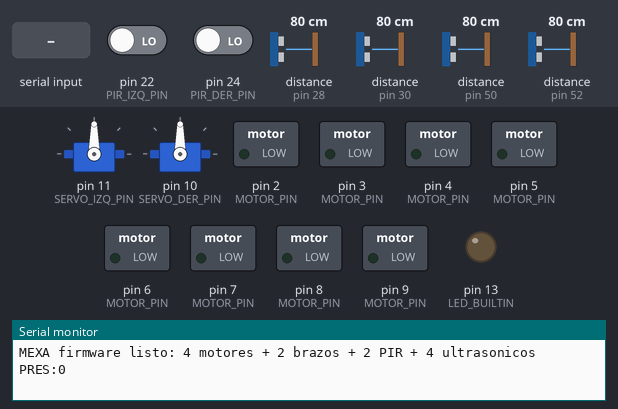
This sketch was run on a simulated Arduino Mega 2560, built with avr-gcc and run on an emulated ATmega2560. On the bench: 2 × servo, switched loads named in the sketch (green lamp = pin HIGH), output pins drawn as LEDs (lit = HIGH), the last lines printed to the serial monitor. The test bench sets the inputs (shaded band); at power-on: pin 22 (PIR_IZQ_PIN) LOW, pin 24 (PIR_DER_PIN) LOW, distance to the obstacle (sensors on pin 28, pin 30, pin 50, pin 52) 80 cm. The echo pulse lasts 58.3 µs per cm; pins used as bus, display or sensor lines are not drawn.

Above: at 1.2 s.
1.3 s: "H" received over Serial
At 2.05 s:
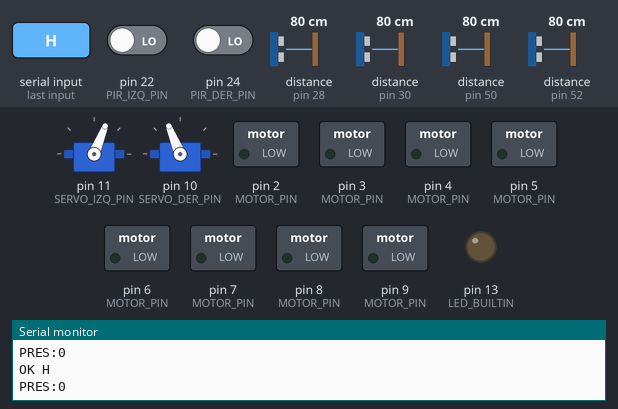
4.3 s: "PRES:1\n" received over Serial
At 5.4 s:
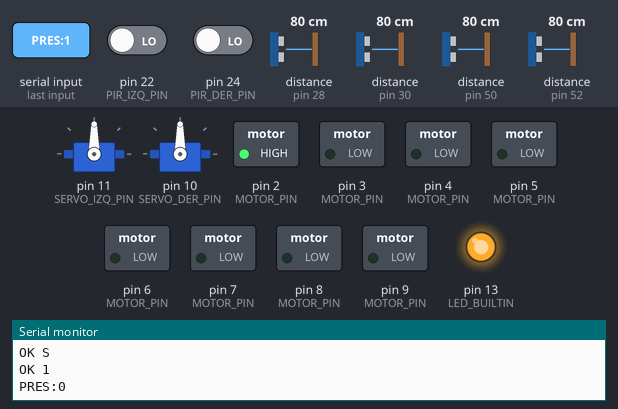
5.8 s: "L" received over Serial
At 6.1 s:
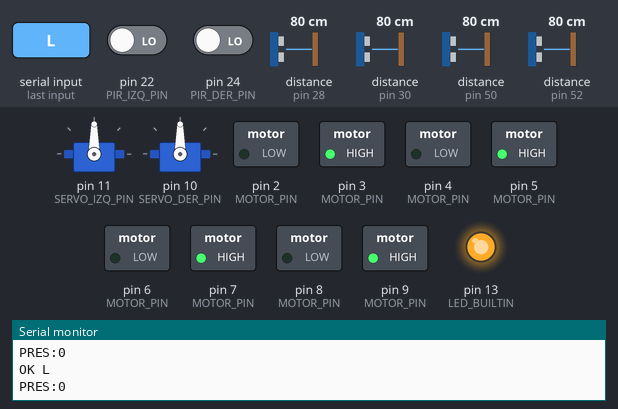
7.3 s: "F" received over Serial
At 8.5 s:
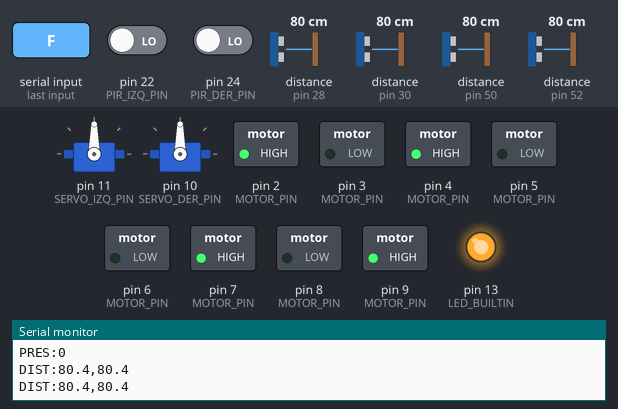
8.8 s: "B" received over Serial
At 9.6 s:
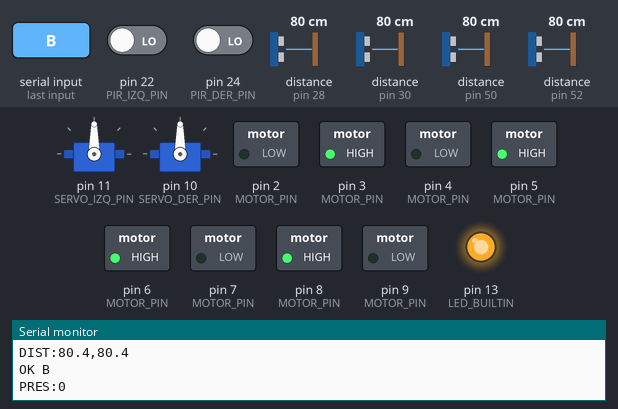
10.3 s: "2" received over Serial
At 10.8 s:
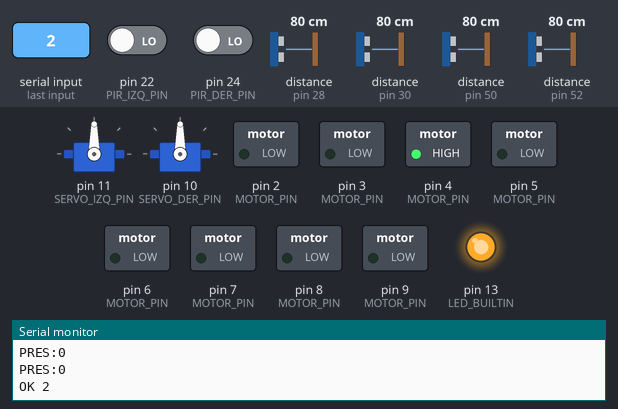
Timing chart, 0 to 12.8 s (numbered marks = the images above; inputs shaded):
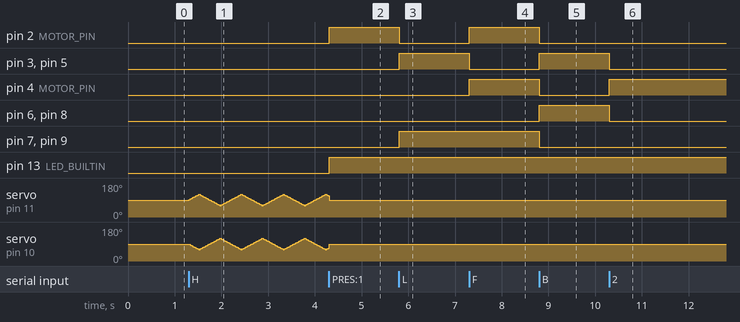

The sketch:

mexa.ino
```cpp
// ============================================================
//  MEXA — Firmware del Arduino (un solo Arduino para todo)
//  ESTADO: 4 motores DC + 2 servos de brazos activos.
//  Los brazos usan la librería Servo con gesto NO bloqueante
//  (barrido por millis(), para no frenar la lectura serial).
//
//  PINOUT MOTORES (4 motores, puente(s) H tipo MX1508):
//    Motor 0  ->  D2, D3
//    Motor 1  ->  D4, D5
//    Motor 2  ->  D6, D7
//    Motor 3  ->  D8, D9
//
//  AGRUPACIÓN (provisional — ajustar tras identificar):
//    LADO IZQUIERDO  = Motor 0 + Motor 1
//    LADO DERECHO    = Motor 2 + Motor 3
//
//  PROTOCOLO SERIAL (9600 baud, comandos de 1 letra):
//    Conducir:  F=adelante  B=atrás  R=derecha  L=izquierda  S=stop
//    Identificar (mueve UN solo motor hacia "adelante"):
//               1=Motor0  2=Motor1  3=Motor2  4=Motor3
//    Brazos:    H=gesticular (hablando)  P=volver a reposo
//               Servos: brazo derecho -> D10 ; brazo izquierdo -> D11
//
//  PRESENCIA (2x PIR HC-SR501, leídos por el Arduino):
//    PIR derecho  -> D24 ; PIR izquierdo -> D22
//    Se reporta a la Pi por serial: "PRES:1"/"PRES:0" (lógica OR de
//    ambos PIR), al cambiar de estado + heartbeat cada 1s.
//
//  ULTRASÓNICOS (4x HC-SR04). El Mega tolera 5V en sus entradas →
//  los ECHO van directo, sin divisor de tensión.
//
//    LATERALES — evitan raspar una pared AL GIRAR:
//      Derecho   TRIG -> D29 ; ECHO -> D28
//      Izquierdo TRIG -> D31 ; ECHO -> D30
//      Durante un giro (R/L) frena si el lateral de ese lado está más
//      cerca que UMBRAL_PARED_CM.
//
//    FRONTALES — miden la distancia A LA PERSONA al avanzar:
//      Derecho   TRIG -> D53 ; ECHO -> D52
//      Izquierdo TRIG -> D51 ; ECHO -> D50
//      Durante un avance (F) reportan la distancia a la Pi y frenan solos
//      si alguien queda a menos de FRENO_PERSONA_CM.
//
//  POR QUÉ EL FRENO VIVE ACÁ Y NO EN LA PI: es un REFLEJO, no una
//  decisión. La Pi puede estar decodificando voz o sintetizando TTS
//  cuando el visitante da un paso al frente; el Arduino no. La Pi decide
//  A QUÉ DISTANCIA quiere quedarse (usando "DIST:"); el Arduino sólo
//  garantiza que MEXA no atropelle a nadie.
//
//  PROTOCOLO DE SALIDA (Arduino -> Pi, líneas terminadas en '\n'):
//    "OK <cmd>"        eco de comando
//    "PRES:0/1"        presencia (PIR)
//    "WALL:I/D"        frenó por pared lateral al girar
//    "DIST:<izq>,<der>" distancia frontal en cm (999 = nada a la vista)
//    "STOP:<cm>"       frenó solo: alguien demasiado cerca al frente
//
//  DIAGNÓSTICO: banner al arrancar + "OK <cmd>" por comando +
//  LED de la placa (pin 13) encendido = hay orden de motor activa.
//
//  ALIMENTACIÓN: VM del driver -> + de la pila ; GND del driver
//  -> - de la pila Y TAMBIÉN al GND del Arduino (tierra común).
// ============================================================

#include <Servo.h>

// ── Motores ──────────────────────────────────────────────────
// Cada motor: {pinA, pinB}. dir +1 → A=HIGH,B=LOW ; -1 → A=LOW,B=HIGH ; 0 → ambos LOW
const uint8_t MOTOR_PIN[4][2] = {
    {2, 3},   // Motor 0  (tecla 1) — lado IZQUIERDO
    {4, 5},   // Motor 1  (tecla 2) — lado IZQUIERDO
    {6, 7},   // Motor 2  (tecla 3) — lado DERECHO
    {8, 9},   // Motor 3  (tecla 4) — lado DERECHO
};

// Sentido por motor. Los del lado DERECHO están montados en espejo y
// giran al revés → se invierten por software (sin tocar cables).
// Si alguno sigue al revés, cambiá su true/false acá.
const bool INVERTIR[4] = { false, false, true, true };

void motor(uint8_t i, int dir) {
    if (INVERTIR[i]) dir = -dir;
    digitalWrite(MOTOR_PIN[i][0], dir > 0 ? HIGH : LOW);
    digitalWrite(MOTOR_PIN[i][1], dir < 0 ? HIGH : LOW);
}

// Agrupación de lados: izquierda = motores 0,1 ; derecha = motores 2,3
void ladoIzq(int dir) { motor(0, dir); motor(1, dir); }
void ladoDer(int dir) { motor(2, dir); motor(3, dir); }

void detenerTodo() {
    for (uint8_t i = 0; i < 4; i++) motor(i, 0);
}

// Mueve UN solo motor hacia adelante, frena los demás (identificación)
void soloMotor(uint8_t i) {
    detenerTodo();
    motor(i, +1);
}

void led(bool encendido) {
    digitalWrite(LED_BUILTIN, encendido ? HIGH : LOW);
}

// ── Brazos (servos) ──────────────────────────────────────────
// Gesto no bloqueante: al recibir 'H' los brazos oscilan entre
// BRAZO_MIN y BRAZO_MAX; con 'P' vuelven a BRAZO_REPOSO.
// Ajustá los ángulos según el montaje mecánico real.
const uint8_t SERVO_DER_PIN = 10;
const uint8_t SERVO_IZQ_PIN = 11;

const int BRAZO_REPOSO = 90;   // ángulo en reposo
const int BRAZO_MIN    = 60;   // extremos del barrido al hablar
const int BRAZO_MAX    = 120;
const int BRAZO_PASO   = 2;    // grados por actualización
const unsigned long BRAZO_INTERVALO_MS = 15;  // velocidad del gesto

Servo brazoIzq, brazoDer;
bool animandoBrazos = false;
int  brazoAng = BRAZO_REPOSO;
int  brazoDir = +1;
unsigned long brazoUltimo = 0;

void brazosReposo() {
    brazoAng = BRAZO_REPOSO;
    brazoIzq.write(BRAZO_REPOSO);
    brazoDer.write(180 - BRAZO_REPOSO);  // espejo: brazo derecho montado invertido
}

void actualizarBrazos() {
    if (!animandoBrazos) return;
    unsigned long ahora = millis();
    if (ahora - brazoUltimo < BRAZO_INTERVALO_MS) return;
    brazoUltimo = ahora;

    brazoAng += brazoDir * BRAZO_PASO;
    if (brazoAng >= BRAZO_MAX) { brazoAng = BRAZO_MAX; brazoDir = -1; }
    if (brazoAng <= BRAZO_MIN) { brazoAng = BRAZO_MIN; brazoDir = +1; }

    brazoIzq.write(brazoAng);
    brazoDer.write(180 - brazoAng);      // espejo para gesto simétrico
}

// ── Presencia (2x PIR) ───────────────────────────────────────
// Los PIR los lee el Arduino (antes los leía la Pi). La presencia
// es la OR de ambos: con que UNO detecte movimiento, hay persona.
const uint8_t PIR_DER_PIN = 24;
const uint8_t PIR_IZQ_PIN = 22;

bool presenciaPrev = false;
unsigned long presenciaUltimoLatido = 0;
const unsigned long PRESENCIA_LATIDO_MS = 1000;  // heartbeat a la Pi

void reportarPresencia(bool hay) {
    Serial.print("PRES:");
    Serial.println(hay ? 1 : 0);
}

// Lee los PIR y avisa a la Pi al cambiar de estado + heartbeat 1s.
void actualizarPresencia() {
    bool hay = (digitalRead(PIR_DER_PIN) == HIGH) ||
               (digitalRead(PIR_IZQ_PIN) == HIGH);
    unsigned long ahora = millis();
    if (hay != presenciaPrev || ahora - presenciaUltimoLatido >= PRESENCIA_LATIDO_MS) {
        presenciaPrev = hay;
        presenciaUltimoLatido = ahora;
        reportarPresencia(hay);
    }
}

// ── Ultrasónicos (4x HC-SR04) ─────────────────────────────────
// Laterales: evasión de paredes al girar. Frontales: distancia a la persona.
const uint8_t TRIG_DER = 29, ECHO_DER = 28;
const uint8_t TRIG_IZQ = 31, ECHO_IZQ = 30;
const uint8_t TRIG_FRENTE_DER = 53, ECHO_FRENTE_DER = 52;
const uint8_t TRIG_FRENTE_IZQ = 51, ECHO_FRENTE_IZQ = 50;

const float UMBRAL_PARED_CM  = 15.0;  // ⚙ pared "demasiado cerca" al girar
// Piso de seguridad frente a una PERSONA. Es el último recurso, no el
// objetivo: la Pi frena antes usando "DIST:". Si esto llega a dispararse,
// es que la persona dio un paso hacia MEXA mientras avanzaba.
const float FRENO_PERSONA_CM = 25.0;  // ⚙ CALIBRAR en el robot real

const unsigned long MEDIR_INTERVALO_MS = 60;   // cada cuánto se MIDE
// Cada cuánto se REPORTA la distancia a la Pi. Medir y reportar son cosas
// distintas: el freno es un reflejo y necesita medir seguido, pero la Pi sólo
// necesita saber cuánto falta. Reportando cada 60ms serían ~272 B/s de los
// 960 B/s que da 9600 baud, y si la Pi se demora un frame de visión el buffer
// TX del Arduino (64 bytes) se llena y Serial.print BLOQUEA — congelando el
// loop y, con él, el mismísimo reflejo de freno. Se mide rápido, se habla lento.
const unsigned long REPORTE_INTERVALO_MS = 200;
// Timeouts del ECHO. pulseIn BLOQUEA hasta agotarlos, así que cada uno se
// ajusta al alcance que esa función necesita y ni un microsegundo más:
//   laterales -> una pared se esquiva de cerca, 85cm sobra.
//   frontales -> hay que VER venir a la persona para frenar suave, ~2m.
const unsigned long ECHO_TIMEOUT_US        = 5000;   // ~85 cm
const unsigned long ECHO_TIMEOUT_FRENTE_US = 12000;  // ~2 m

unsigned long medirUltimo = 0;
unsigned long reporteUltimo = 0;

// Distancia en cm con HC-SR04. Bloquea como MUCHO `timeoutUs`.
// Devuelve 999 si no hay eco (fuera de rango / nada cerca).
float medirCm(uint8_t trig, uint8_t echo, unsigned long timeoutUs) {
    digitalWrite(trig, LOW);
    delayMicroseconds(2);
    digitalWrite(trig, HIGH);
    delayMicroseconds(10);
    digitalWrite(trig, LOW);
    unsigned long us = pulseIn(echo, HIGH, timeoutUs);
    if (us == 0) return 999.0;       // sin eco dentro del timeout
    return us / 58.0;                // µs → cm (HC-SR04)
}

// Evasión lateral: SOLO se llama mientras hay un giro activo (R/L).
// Si el lateral del lado hacia el que gira está muy cerca, frena.
//   R = gira a la derecha  → vigila el lateral DERECHO
//   L = gira a la izquierda → vigila el lateral IZQUIERDO
// Devuelve true si frenó por pared.
bool evitarPared(char giro) {
    unsigned long ahora = millis();
    if (ahora - medirUltimo < MEDIR_INTERVALO_MS) return false;
    medirUltimo = ahora;

    if (giro == 'R' && medirCm(TRIG_DER, ECHO_DER, ECHO_TIMEOUT_US) < UMBRAL_PARED_CM) {
        detenerTodo();
        Serial.println("WALL:D");
        return true;
    }
    if (giro == 'L' && medirCm(TRIG_IZQ, ECHO_IZQ, ECHO_TIMEOUT_US) < UMBRAL_PARED_CM) {
        detenerTodo();
        Serial.println("WALL:I");
        return true;
    }
    return false;
}

// ── Vigilancia frontal (mientras avanza) ─────────────────────
float frenteIzqCm = 999.0, frenteDerCm = 999.0;
uint8_t frenteTurno = 0;   // alterna izquierdo/derecho

// Se llama SOLO durante un avance (F). Mide UN sensor por pasada y reporta
// las dos distancias a la Pi. Devuelve true si frenó por tener a alguien
// demasiado cerca.
//
// UN SENSOR POR PASADA, no los dos: pulseIn bloquea hasta 12ms cada uno, y
// medirlos juntos congelaría el loop 24ms por ciclo — el Arduino dejaría de
// atender el serial y de animar los brazos. Alternando, cada frontal se
// refresca cada ~120ms; a la velocidad de MEXA (~2.5 cm/s) eso son 3 décimas
// de milímetro de avance entre lecturas.
bool vigilarFrente() {
    unsigned long ahora = millis();
    if (ahora - medirUltimo < MEDIR_INTERVALO_MS) return false;
    medirUltimo = ahora;

    if (frenteTurno == 0)
        frenteIzqCm = medirCm(TRIG_FRENTE_IZQ, ECHO_FRENTE_IZQ, ECHO_TIMEOUT_FRENTE_US);
    else
        frenteDerCm = medirCm(TRIG_FRENTE_DER, ECHO_FRENTE_DER, ECHO_TIMEOUT_FRENTE_US);
    frenteTurno ^= 1;

    if (ahora - reporteUltimo >= REPORTE_INTERVALO_MS) {
        reporteUltimo = ahora;
        Serial.print("DIST:");
        Serial.print(frenteIzqCm, 1);
        Serial.print(",");
        Serial.println(frenteDerCm, 1);
    }

    // El FRENO no espera al reporte: se evalúa en CADA medición. Manda el
    // MÁS CERCANO de los dos: si un hombro entra antes que el otro,
    // vale el que está más cerca. Es un freno, no un promedio.
    float cerca = min(frenteIzqCm, frenteDerCm);
    if (cerca < FRENO_PERSONA_CM) {
        detenerTodo();
        Serial.print("STOP:");
        Serial.println(cerca, 1);
        return true;
    }
    return false;
}

// Olvida las lecturas viejas al arrancar un avance nuevo: la distancia de
// hace diez segundos no dice nada de dónde está la persona ahora.
void reiniciarFrente() {
    frenteIzqCm = frenteDerCm = 999.0;
    frenteTurno = 0;
    medirUltimo = 0;   // fuerza una medición en la próxima pasada del loop
    reporteUltimo = 0; // ...y que la primera medición se reporte enseguida
}

void setup() {
    Serial.begin(9600);

    for (uint8_t i = 0; i < 4; i++) {
        pinMode(MOTOR_PIN[i][0], OUTPUT);
        pinMode(MOTOR_PIN[i][1], OUTPUT);
    }
    detenerTodo();

    pinMode(LED_BUILTIN, OUTPUT);
    led(false);

    brazoIzq.attach(SERVO_IZQ_PIN);
    brazoDer.attach(SERVO_DER_PIN);
    brazosReposo();

    // Presencia (PIR) y ultrasónicos
    pinMode(PIR_DER_PIN, INPUT);
    pinMode(PIR_IZQ_PIN, INPUT);
    pinMode(TRIG_DER, OUTPUT); pinMode(ECHO_DER, INPUT);
    pinMode(TRIG_IZQ, OUTPUT); pinMode(ECHO_IZQ, INPUT);
    pinMode(TRIG_FRENTE_DER, OUTPUT); pinMode(ECHO_FRENTE_DER, INPUT);
    pinMode(TRIG_FRENTE_IZQ, OUTPUT); pinMode(ECHO_FRENTE_IZQ, INPUT);
    digitalWrite(TRIG_DER, LOW);
    digitalWrite(TRIG_IZQ, LOW);
    digitalWrite(TRIG_FRENTE_DER, LOW);
    digitalWrite(TRIG_FRENTE_IZQ, LOW);

    Serial.println("MEXA firmware listo: 4 motores + 2 brazos + 2 PIR + 4 ultrasonicos");
}

char comandoActivo = 'S';  // último comando de motor (para la evasión)

void loop() {
    actualizarBrazos();     // animación no bloqueante de los brazos
    actualizarPresencia();  // PIR -> "PRES:x" a la Pi

    // Vigilancia por ultrasonido, según lo que MEXA esté haciendo.
    // Avanzando mira al FRENTE (no atropellar a nadie); girando mira al
    // LATERAL de ese lado (no raspar la pared). Nunca las dos cosas: cada
    // medición bloquea el loop, y medir de más no hace a MEXA más segura,
    // sólo más lenta en reaccionar.
    if (comandoActivo == 'F') {
        if (vigilarFrente()) {
            comandoActivo = 'S';  // frenó: hay alguien demasiado cerca
            led(false);
        }
    } else if (comandoActivo == 'R' || comandoActivo == 'L') {
        if (evitarPared(comandoActivo)) {
            comandoActivo = 'S';  // frenó por pared: cancela el giro
            led(false);
        }
    }

    if (Serial.available() > 0) {
        char cmd = Serial.read();
        switch (cmd) {
            // — Conducir —
            case 'F': ladoIzq(+1); ladoDer(+1); led(true);  comandoActivo='F';
                      reiniciarFrente(); break;                                // adelante
            case 'B': ladoIzq(-1); ladoDer(-1); led(true);  comandoActivo='B'; break;  // atrás
            case 'R': ladoIzq(+1); ladoDer(-1); led(true);  comandoActivo='R'; break;  // gira a la derecha
            case 'L': ladoIzq(-1); ladoDer(+1); led(true);  comandoActivo='L'; break;  // gira a la izquierda
            case 'S': detenerTodo();            led(false); comandoActivo='S'; break;  // stop
            // — Identificar un motor —
            case '1': soloMotor(0); led(true); break;
            case '2': soloMotor(1); led(true); break;
            case '3': soloMotor(2); led(true); break;
            case '4': soloMotor(3); led(true); break;
            // — Brazos —
            case 'H': animandoBrazos = true;                   break;  // gesticular al hablar
            case 'P': animandoBrazos = false; brazosReposo();  break;  // volver a reposo
            default:  return;  // '\n', '\r' y otros: no responder
        }
        Serial.print("OK ");
        Serial.println(cmd);
    }
}
```

Measured:
- after the input at 4.3 s, pin 2 (MOTOR_PIN), pin 13 (LED_BUILTIN): LOW → HIGH at once
- after the input at 5.8 s, pin 2 (MOTOR_PIN): HIGH → LOW at once; pin 3 (MOTOR_PIN), pin 5 (MOTOR_PIN), pin 7 (MOTOR_PIN), pin 9 (MOTOR_PIN): LOW → HIGH at once
- after the input at 7.3 s, pin 2 (MOTOR_PIN), pin 4 (MOTOR_PIN): LOW → HIGH at once; pin 3 (MOTOR_PIN), pin 5 (MOTOR_PIN): HIGH → LOW at once
- after the input at 8.8 s, pin 2 (MOTOR_PIN), pin 4 (MOTOR_PIN), pin 7 (MOTOR_PIN), pin 9 (MOTOR_PIN): HIGH → LOW at once; pin 3 (MOTOR_PIN), pin 5 (MOTOR_PIN), pin 6 (MOTOR_PIN), pin 8 (MOTOR_PIN): LOW → HIGH at once
- after the input at 10.3 s, pin 3 (MOTOR_PIN), pin 5 (MOTOR_PIN), pin 6 (MOTOR_PIN), pin 8 (MOTOR_PIN): HIGH → LOW at once; pin 4 (MOTOR_PIN): LOW → HIGH at once
